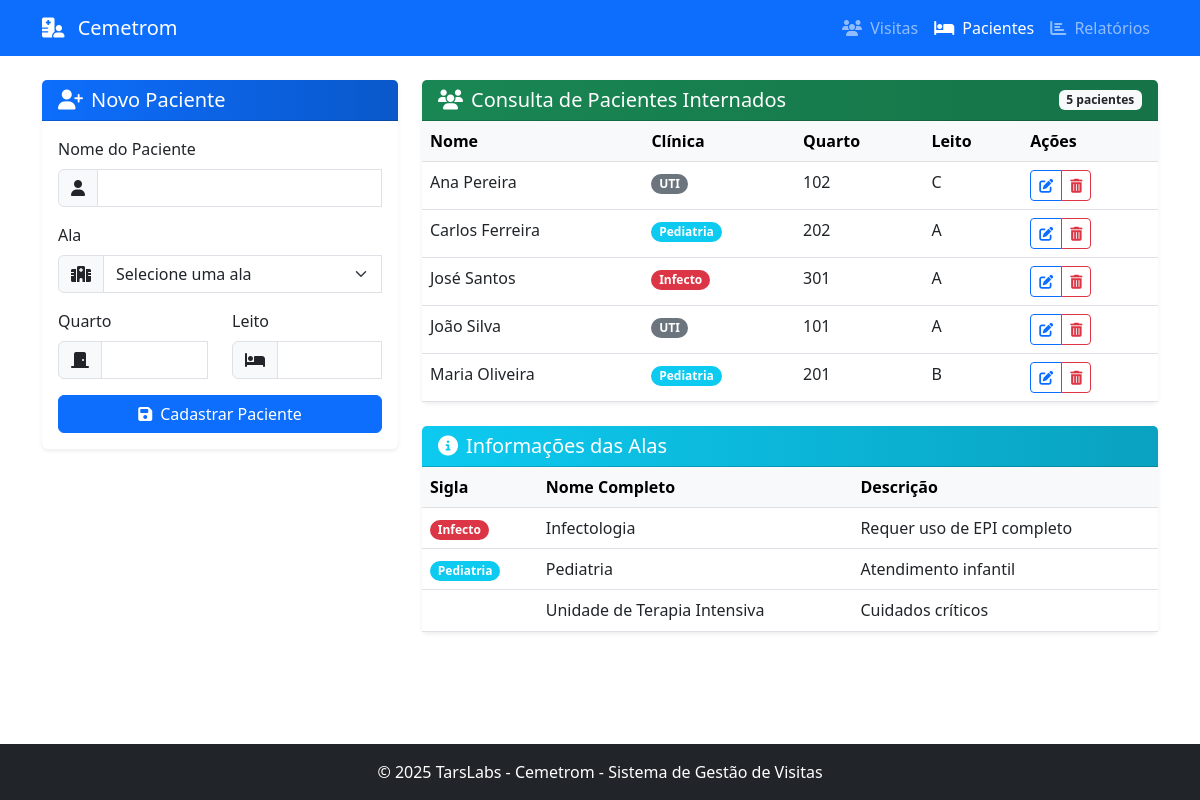
The app's page /pacientes, older data.
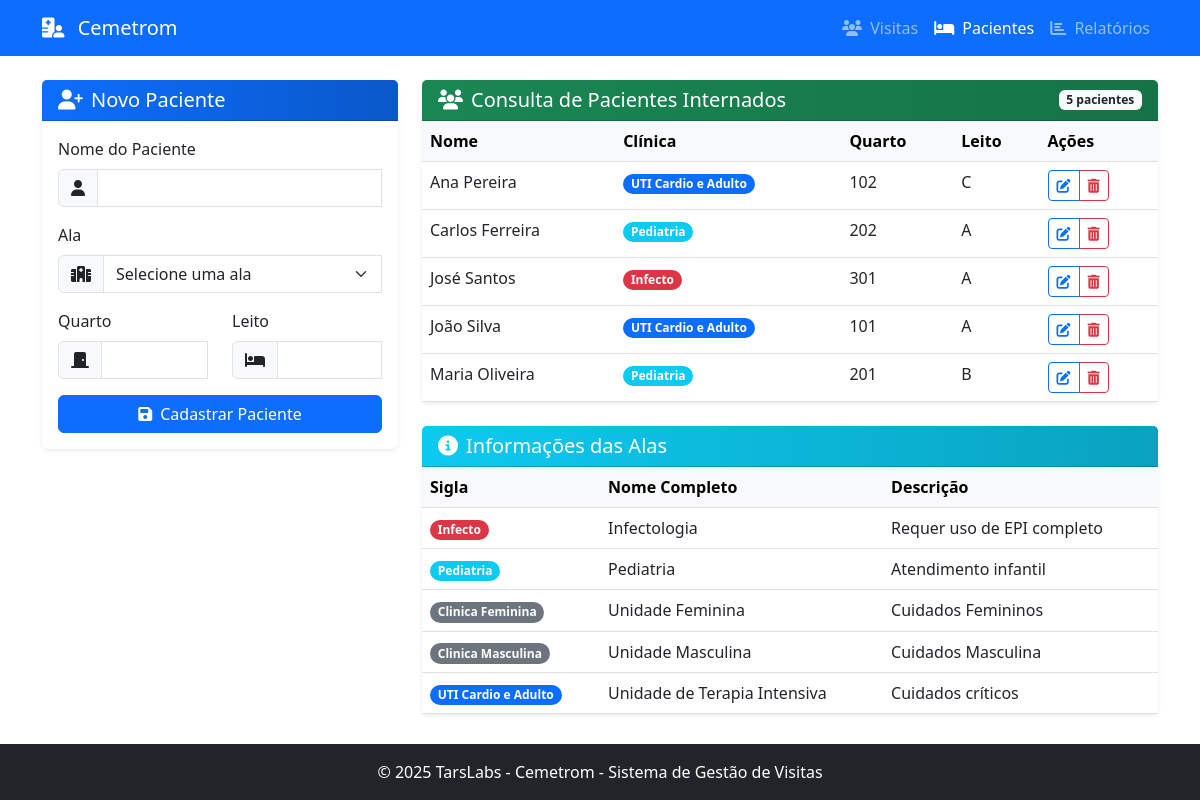
The same page, newer data.
### tables this page shows
CREATE TABLE pacientes (
            id INTEGER PRIMARY KEY AUTOINCREMENT,
            nome TEXT NOT NULL,
            ala_id TEXT NOT NULL,
            quarto TEXT NOT NULL,
            leito TEXT NOT NULL,
            ativo INTEGER DEFAULT 1,
            created_at TIMESTAMP DEFAULT CURRENT_TIMESTAMP,
            updated_at TIMESTAMP DEFAULT CURRENT_TIMESTAMP,
            FOREIGN KEY (ala_id) REFERENCES alas (sigla)
        );

CREATE TABLE alas (
            id INTEGER PRIMARY KEY AUTOINCREMENT,
            sigla TEXT UNIQUE NOT NULL,
            nome TEXT NOT NULL,
            descricao TEXT,
            created_at TIMESTAMP DEFAULT CURRENT_TIMESTAMP,
            updated_at TIMESTAMP DEFAULT CURRENT_TIMESTAMP
        );

### app.py (the view, shortened to what this page needs)
@app.route('/pacientes', methods=['GET', 'POST'])
def form_pacientes():
    pacientes = get_pacientes()
    alas = get_alas()
    patient_id = request.args.get('edit')
    paciente_edit = None
    if patient_id:
        paciente_edit = get_paciente_by_id(patient_id)
    return render_template('form_pacientes.html',
                          pacientes=pacientes,
                          alas=alas,
                          paciente_edit=paciente_edit)

### src/database.py (called while the page is built)
def get_db():
    if 'db' not in g:
        g.db = sqlite3.connect(
            current_app.config['DATABASE'],
            detect_types=sqlite3.PARSE_DECLTYPES
        )
        g.db.row_factory = sqlite3.Row
    return g.db

### src/pacientes.py (called while the page is built)
def get_pacientes(only_active=True):
    db = get_db()
    query = """
        SELECT p.*, a.nome as ala_nome, a.descricao as ala_descricao
        FROM pacientes p
        JOIN alas a ON p.ala_id = a.sigla
    """
    params = []
    if only_active:
        query += " WHERE p.ativo = 1"
    query += " ORDER BY p.nome"
    cursor = db.execute(query, params)
    pacientes = []
    for row in cursor.fetchall():
        pacientes.append(dict(row))
    return pacientes

def get_alas():
    db = get_db()
    cursor = db.execute(
        """
        SELECT * FROM alas
        ORDER BY nome
        """
    )
    alas = []
    for row in cursor.fetchall():
        alas.append(dict(row))
    return alas

### templates/form_pacientes.html (shortened to what this page needs)
{% extends 'base.html' %}
{% block content %}
<div class="row">
    <div class="col-md-4 mb-4">
        <div class="card border-0 shadow-sm">
            <div class="card-header bg-gradient-primary text-white">
                <h5 class="mb-0">
                    {% if paciente_edit %}
                        <i class="fas fa-user-edit me-2"></i>Editar Paciente
                    {% else %}
                        <i class="fas fa-user-plus me-2"></i>Novo Paciente
                    {% endif %}
                </h5>
            </div>
            <div class="card-body">
                <form action="{{ url_for('form_pacientes') }}" method="post" class="needs-validation" novalidate>
                    <div class="mb-3">
                        <label for="name" class="form-label">Nome do Paciente</label>
                        <div class="input-group">
                            <span class="input-group-text"><i class="fas fa-user"></i></span>
                            <input type="text" class="form-control" id="name" name="name" value="{{ paciente_edit.nome if paciente_edit else '' }}" required>
                        </div>
                    </div>
                    <div class="mb-3">
                        <label for="ward" class="form-label">Ala</label>
                        <div class="input-group">
                            <span class="input-group-text"><i class="fas fa-hospital-alt"></i></span>
                            <select class="form-select" id="ward" name="ward" required>
                                <option value="" selected disabled>Selecione uma ala</option>
                            </select>
                        </div>
                    </div>
                    <div class="row">
                        <div class="col-md-6 mb-3">
                            <label for="room" class="form-label">Quarto</label>
                            <div class="input-group">
                                <span class="input-group-text"><i class="fas fa-door-closed"></i></span>
                                <input type="text" class="form-control" id="room" name="room" value="{{ paciente_edit.quarto if paciente_edit else '' }}" required>
                            </div>
                        </div>
                        <div class="col-md-6 mb-3">
                            <label for="bed" class="form-label">Leito</label>
                            <div class="input-group">
                                <span class="input-group-text"><i class="fas fa-bed"></i></span>
                                <input type="text" class="form-control" id="bed" name="bed" value="{{ paciente_edit.leito if paciente_edit else '' }}" required>
                            </div>
                        </div>
                    </div>
                    <div class="d-grid gap-2">
                        <button type="submit" class="btn btn-primary">
                            {% if paciente_edit %}
                                <i class="fas fa-save me-2"></i>Atualizar Paciente
                            {% else %}
                                <i class="fas fa-save me-2"></i>Cadastrar Paciente
                            {% endif %}
                        </button>
                    </div>
                </form>
            </div>
        </div>
    </div>
    <div class="col-md-8">
        <div class="card border-0 shadow-sm">
            <div class="card-header bg-gradient-success text-white d-flex justify-content-between align-items-center">
                <h5 class="mb-0"><i class="fas fa-users me-2"></i>Consulta de Pacientes Internados</h5>
                <span class="badge bg-light text-dark">{{ pacientes|length }} pacientes</span>
            </div>
            <div class="card-body p-0">
                {% if pacientes %}
                    <div class="table-responsive">
                        <table class="table table-hover mb-0">
                            <thead class="table-light">
                                <tr>
                                    <th>Nome</th>
                                    <th>Clínica</th>
                                    <th>Quarto</th>
                                    <th>Leito</th>
                                    <th>Ações</th>
                                </tr>
                            </thead>
                            <tbody>
                                {% for paciente in pacientes %}
                                    <tr>
                                        <td>{{ paciente.nome }}</td>
                                        <td>
                                            <span class="badge rounded-pill
                                        {% if paciente.ala_id == 'Infecto' %}bg-danger{% endif %}
                                        {% if paciente.ala_id == 'Pediatria' %}bg-info{% endif %}
                                        {% if paciente.ala_id == 'UTI' %}bg-secondary{% endif %}
                                        {% if paciente.ala_id == 'UTI Cardio e Adulto' %}bg-primary{% endif %}
                                    ">
                                        {{ paciente.ala_id }}
                                    </span>
                                        </td>
                                        <td>{{ paciente.quarto }}</td>
                                        <td>{{ paciente.leito }}</td>
                                        <td>
                                            <div class="btn-group btn-group-sm">
                                                <a href="{{ url_for('form_pacientes', edit=paciente.id) }}" class="btn btn-outline-primary">
                                                    <i class="fas fa-edit"></i>
                                                </a>
                                                <button type="button" class="btn btn-outline-danger" data-bs-toggle="modal" data-bs-target="#deleteModal{{ paciente.id }}">
                                                    <i class="fas fa-trash-alt"></i>
                                                </button>
                                            </div>
                                        </td>
                                    </tr>
                                {% endfor %}
                            </tbody>
                        </table>
                    </div>
                {% else %}
                    <div class="alert alert-info m-3">
                        <i class="fas fa-info-circle me-2"></i>
                        Nenhum paciente cadastrado. Use o formulário ao lado para cadastrar um novo paciente.
                    </div>
                {% endif %}
            </div>
        </div>
        <div class="card border-0 shadow-sm mt-4">
            <div class="card-header bg-gradient-info text-white">
                <h5 class="mb-0"><i class="fas fa-info-circle me-2"></i>Informações das Alas</h5>
            </div>
            <div class="card-body p-0">
                <div class="table-responsive">
                    <table class="table table-hover mb-0">
                        <thead class="table-light">
                            <tr>
                                <th>Sigla</th>
                                <th>Nome Completo</th>
                                <th>Descrição</th>
                            </tr>
                        </thead>
                        <tbody>
                            {% for ala in alas %}
                                <tr>
                                    <td>
                                        <span class="badge rounded-pill
                                            {% if ala.sigla == 'Infecto' %}bg-danger{% endif %}
                                            {% if ala.sigla == 'Pediatria' %}bg-info{% endif %}
                                            {% if ala.sigla == 'UTI Cardio e Adulto' %}bg-primary{% endif %}
                                            {% if ala.sigla == 'Clinica Feminina' %}bg-secondary{% endif %}
                                            {% if ala.sigla == 'Clinica Masculina' %}bg-secondary{% endif %}
                                        ">
                                            {{ ala.sigla }}
                                        </span>
                                    </td>
                                    <td>{{ ala.nome }}</td>
                                    <td>{{ ala.descricao }}</td>
                                </tr>
                            {% endfor %}
                        </tbody>
                    </table>
                </div>
            </div>
        </div>
    </div>
</div>
{% endblock %}

### templates/base.html (shortened to what this page needs)
<!DOCTYPE html>
<html lang="pt-BR">
<head>
    <link href="https://cdn.jsdelivr.net/npm/bootstrap@5.3.0-alpha1/dist/css/bootstrap.min.css" rel="stylesheet">
    <link rel="stylesheet" href="https://cdnjs.cloudflare.com/ajax/libs/font-awesome/6.4.0/css/all.min.css">
</head>
<body>
    <nav class="navbar navbar-expand-lg navbar-dark bg-primary">
        <div class="container">
            <a class="navbar-brand" href="{{ url_for('index') }}">
                <i class="fas fa-hospital-user me-2"></i>
                Cemetrom
            </a>
            <div class="collapse navbar-collapse" id="navbarNav">
                <ul class="navbar-nav ms-auto">
                    <li class="nav-item">
                        <a class="nav-link {% if request.path == url_for('form_visitas') %}active{% endif %}" href="{{ url_for('form_visitas') }}">
                            <i class="fas fa-users me-1"></i> Visitas
                        </a>
                    </li>
                    <li class="nav-item">
                        <a class="nav-link {% if request.path == url_for('form_pacientes') %}active{% endif %}" href="{{ url_for('form_pacientes') }}">
                            <i class="fas fa-bed me-1"></i> Pacientes
                        </a>
                    </li>
                    <li class="nav-item">
                        <a class="nav-link {% if request.path == url_for('relatorio') %}active{% endif %}" href="{{ url_for('relatorio') }}">
                            <i class="fas fa-chart-bar me-1"></i> Relatórios
                        </a>
                    </li>
                </ul>
            </div>
        </div>
    </nav>
    <div class="container my-4 content">
        {% block content %}{% endblock %}
    </div>
    <footer class="bg-dark text-white py-3 mt-auto">
        <div class="container text-center">
            <p class="mb-0">&copy; 2025 TarsLabs - Cemetrom - Sistema de Gestão de Visitas</p>
        </div>
    </footer>
</body>
</html>

### templates/base.html (style rules this page uses)
.bg-gradient-primary { background: linear-gradient(to right, #0d6efd, #0a58ca); }
.bg-gradient-success { background: linear-gradient(to right, #198754, #157347); }
.bg-gradient-info { background: linear-gradient(to right, #0dcaf0, #0aa2c0); }
body { min-height: 100vh; display: flex; flex-direction: column; }
.content { flex: 1; }

Row changes from the older to the newer data that the page shows:
removed alas: nome "Unidade de Terapia Intensiva", descricao "Cuidados críticos", sigla "UTI" (drawn)
changed pacientes "Ana Pereira": ala_id "UTI" → "UTI Cardio e Adulto"
changed pacientes "João Silva": ala_id "UTI" → "UTI Cardio e Adulto"
added alas: sigla "Clinica Feminina", nome "Unidade Feminina", descricao "Cuidados Femininos"
added alas: sigla "Clinica Masculina", nome "Unidade Masculina", descricao "Cuidados Masculina"
added alas: sigla "UTI Cardio e Adulto", nome "Unidade de Terapia Intensiva", descricao "Cuidados críticos"
